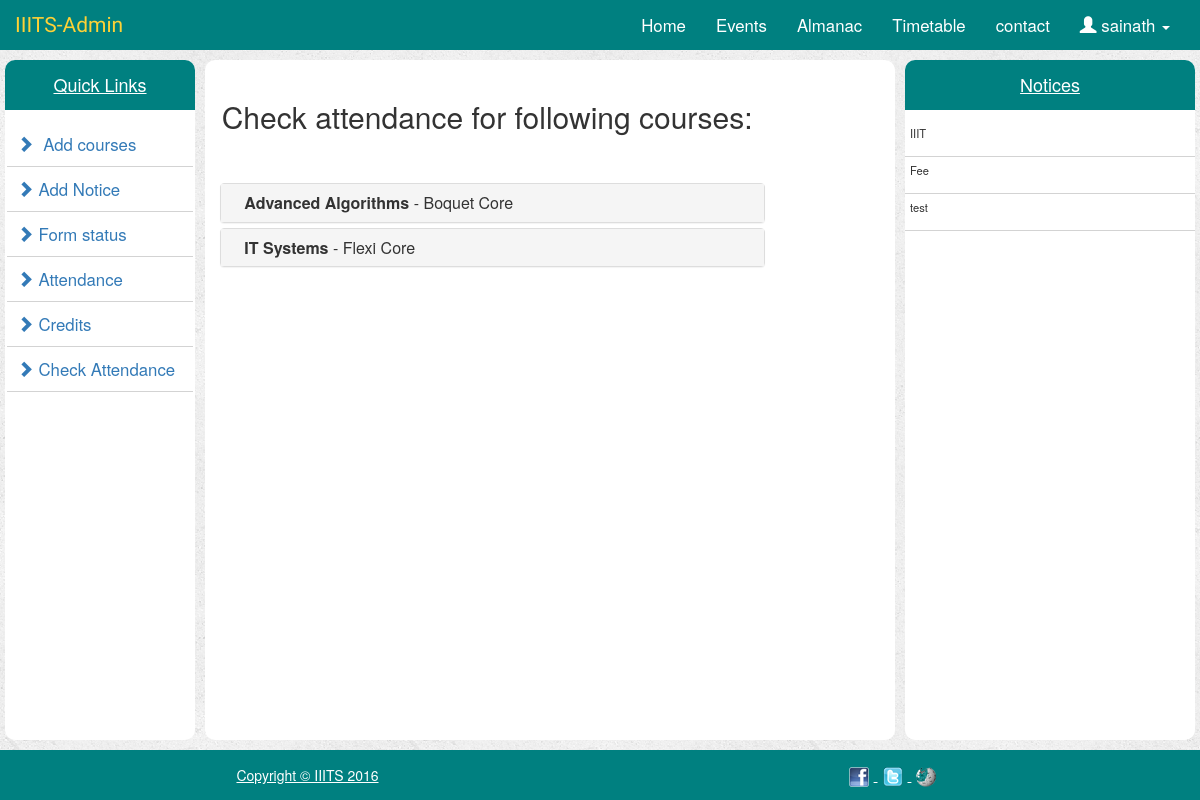
Screenshot of /administration/check_attendance/ (signed in) with the database file from the repository.
### administration/models.py (models this page shows, shortened)
class Course(models.Model):
    course_title = models.CharField(max_length=50)
    course_faculty = models.CharField(max_length=50)
    course_credits = models.IntegerField()
    coursefor_ug1 = models.BooleanField(default=False)
    coursefor_ug2 = models.BooleanField(default=False)
    coursefor_ug3 = models.BooleanField(default=False)
    coursefor_ug4 = models.BooleanField(default=False)
    course_cse = models.CharField(max_length=50)
    course_ece = models.CharField(max_length=50)
    course_sem = models.CharField(max_length=7)

### portal/models.py (models this page shows, shortened)
class Notices(models.Model):
    notice_title = models.CharField(max_length=80)
    notice_description = models.TextField()

### administration/views.py (the view)
def check_attendance(request):
    if request.user.groups.filter(name='admin').exists():
        template_name = 'administration/check_attendance.html'
        data = {}
        courses = Course.objects.all()
        for course in courses:
            students_opted = [i.Student for i in course.student_course_set.all()]
            for student in students_opted:
                student_name = student.user.get_full_name()
                absent_on = list(set([i.date for i in Attendance.objects.filter(student_rollno=student.roll_no).filter(course_title=course.course_title).filter(status="A") ]))
                '''# Converting date to a dic as follows - { Month1: [day1, day2, .. ], ..... }
                month_names = ["January", "February", "March", "April", "May", "June", "July", "August", "September", "October", "November", "December"]
                month_dic = {}


                for date in absent_on:

                    t_month = month_names[ date.month - 1]
                    if t_month not in month_dic:
                        month_dic[t_month] = [date]
                    else:
                        month_dic[t_month] += [date]'''
                if course in data:
                    data[course][student_name] = absent_on
                else:
                    data[course] = {student_name: absent_on}
        context = {
            'data' : data,
            'all_notices' : Notices.objects.all()
        }
        return render(request, template_name, context)
    else:
        return HttpResponse("<h1>You are not authorized to use this page</h1>")

### portal/views.py (called while the page is built)
@register.filter
def get_item(dictionary, key):
    return dictionary.get(key)

### administration/templates/administration/check_attendance.html (shortened to what this page needs)
{% extends 'administration/admin_index.html' %}
{% block centerContent %}
    <br>
    <h2>&nbsp Check attendance for following courses:</h2>
    <br><br>
    <div class = "col-md-10" >
        <div class="panel-group" id="UniqueName">
        {% for course in data %}
            <div class="panel panel-default">
                <div class="panel-heading">
                    <h4 class="panel-title">
                        <a class="accordion-toggle collapsed" data-toggle="collapse" data-parent="#UniqueName" href="#collapse{{ forloop.counter }}">
                            &nbsp&nbsp <strong>{{ course.course_title }}</strong> - {{ course.course_cse }}
                        </a>
                    </h4>
                </div>
            </div>
        {% endfor %}
        </div>
    </div>
{% endblock %}

### administration/templates/administration/admin_index.html (shortened to what this page needs)
<!DOCTYPE html>
<html lang="en">
<head>
    {% load staticfiles %}
    <link rel="stylesheet" href="https://maxcdn.bootstrapcdn.com/bootstrap/3.3.7/css/bootstrap.min.css"/>
    <link rel="stylesheet" type="text/css" href="{% static 'portal/style.css' %}"/>
</head>
<body>
    <nav class = "navbar navbar-inverse">
        <div class = "container-fluid">
            <div class = "navbar-header">
                <a href="{% url 'index' %}" class = navbar-brand> IIITS-Admin</a>
            </div>
            <div class = "navbar-collapse collapse" id="topNavBar">
                <ul class = "nav navbar-nav navbar-right">
                    <li><a href="{% url 'index' %}" class ="active">Home</a></li>
                    <li><a href="{% url 'events' %}">Events</a></li>
                    <li><a href="{% url 'almanac' %}">Almanac</a></li>
                    <li><a href="{% url 'timetable' %}">Timetable</a></li>
                    <li><a href="{% url 'contact' %}">contact</a></li>
                    {% if user.is_authenticated %}
                        <li class="dropdown"><a href="#" class="dropdown-toggle" data-toggle="dropdown" role="button" aria-haspopup="true" aria-expanded="false"><span class="glyphicon glyphicon-user" aria-hidden="true"></span>&nbsp;{{ user.get_full_name }}&nbsp;<span class="caret" aria-hidden="true"></span></a>
                        </li>
                    {% else %}
                        <li><a href="{% url 'userLogin' %}"><span class="glyphicon glyphicon-user" aria-hidden="true"></span>&nbsp;LogIn</a></li>
                    {% endif %}
                </ul>
            </div>
        </div>
    </nav>
    <div class="container-fluid">
        <div class = "row">
            <div class = "col-md-2" >
                <div class="colHeight">
                    <h4 class="centerText">Quick Links</h4>
                    <ul>
                        <li><a href="{% url 'add-course' %}"><span class="glyphicon glyphicon-chevron-right"></span>&nbsp; Add courses</a></li>
                        <li><a href="{% url 'addNotice' %}"><span class="glyphicon glyphicon-chevron-right"></span>&nbsp;Add Notice</a></li>
                        <li><a href="{% url 'formupdate' %}"><span class="glyphicon glyphicon-chevron-right"></span>&nbsp;Form status</a></li>
                        <li><a href="{% url 'attendance_upload' %}"><span class="glyphicon glyphicon-chevron-right"></span>&nbsp;Attendance</a></li>
                        <li><a href="{% url 'credit_upload' %}"><span class="glyphicon glyphicon-chevron-right"></span>&nbsp;Credits</a></li>
                        <li><a href="{% url 'check_attendance' %}"><span class="glyphicon glyphicon-chevron-right"></span>&nbsp;Check Attendance</a></li>
                    </ul>
                </div>
            </div>
            <div class = col-md-7>
                <div class="colHeight">
                    {% block centerContent%}
                    {% endblock %}
                </div>
            </div>
            <div class = col-md-3>
                <div class="colHeight notice-list">
                    <h4 class ="centerText">Notices</h4>
                    <ul>
                        {% for notice in all_notices %}
                            <li><p>{{ notice.notice_title }}</p></li>
                        {% endfor %}
                    </ul>
                </div>
            </div>
        </div>
    </div>
    <footer>
        <div class="container">
            <div class="row">
                <div class="col-md-6 centerText">
                    <span class="copyright ">Copyright &copy; IIITS 2016</span>
                </div>
                <div class="col-md-6 centerText">
                    <ul class="list-inline">
                        <li><a href="#"><img src="{% static 'portal/images/facebook.png' %}" alt="IIITS-facebook"></a>
                        </li>
                        <li><a href="#"><img src="{% static 'portal/images/twitter.png' %}" alt="IIITS-twitter"></a>
                        </li>
                        <li><a href="#"><img src="{% static 'portal/images/wikipedia.png' %}" alt="IIITS-wikipedia"></a>
                        </li>
                    </ul>
                </div>
            </div>
        </div>
    </footer>
</body>
</html>

### portal/static/portal/style.css (style rules this page uses)
body { background: white url("images/background.png"); }
.navbar { border-radius: 0; background: teal; border: none; margin: 0; }
.navbar-brand { font-size: 1.5em; font-family: 'Satisfy', cursive; }
.navbar-inverse .navbar-brand { color: cornsilk; }
.nav.navbar-nav.navbar-right li a { font-size:1.2em; }
.navbar-inverse .navbar-nav li a { color: #fff; }
.colHeight { height: 800px; background: white; margin-top: 10px; border-radius: 10px; overflow-x: hidden; overflow-y: auto; }
.col-md-2 , .col-md-7, .col-md-3 { padding-right: 5px; padding-left: 5px; }
.centerText { text-align: center; padding:15px; margin-top: 0; color: white; text-decoration: underline; background: teal; -moz-border-radius-topleft: 10px; -moz-border-radius-topright: 10px; }
footer { height: 50px; background: #008080; margin-top: 10px; }
.colHeight ul { padding: 2px; }
.colHeight ul li { font-size: 1.2em; padding: 10px; border-bottom: 1px solid lightgray; }
.colHeight ul li a { text-decoration: none; }
.list-inline { padding:0px; margin: 0px; }
.list-inline li { list-style-type: none; }
.notice-list ul { padding:0px; }
.notice-list ul li { font-size: 0.8em; border:0px; padding: 5px; border-bottom: 1px solid lightgray; }
.accordion-toggle { text-decoration: none !important; display: block; }
.panel-heading { border-radius: 0; padding:10px; }

### rows the page displays
Course: course_title "Advanced Algorithms", course_cse "Boquet Core"
Course: course_title "IT Systems", course_cse "Flexi Core"
Notices: notice_title "IIIT"
Notices: notice_title "Fee"
Notices: notice_title "test"

### other values shown
{{ user.get_full_name }} "sainath"
